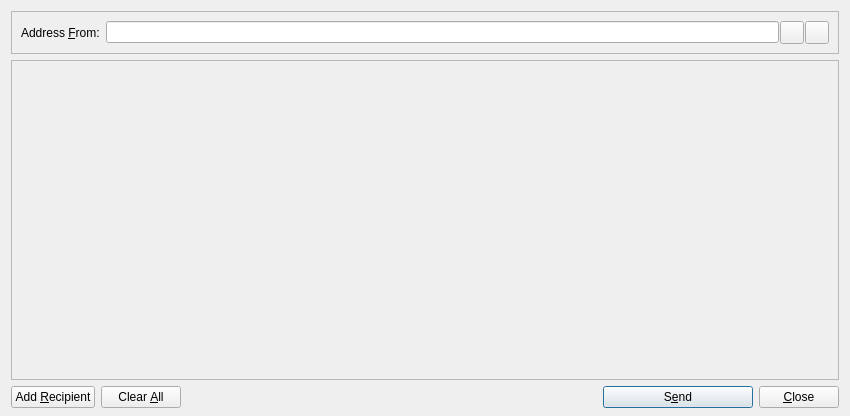
<?xml version="1.0" encoding="UTF-8"?>
<ui version="4.0">
 <class>SendMessagesDialog</class>
 <widget class="QDialog" name="SendMessagesDialog">
  <property name="geometry">
   <rect>
    <x>0</x>
    <y>0</y>
    <width>850</width>
    <height>416</height>
   </rect>
  </property>
  <property name="windowTitle">
   <string>Send Messages</string>
  </property>
  <property name="styleSheet">
   <string notr="true"/>
  </property>
  <layout class="QVBoxLayout" name="verticalLayout" stretch="0,1,0">
   <property name="bottomMargin">
    <number>8</number>
   </property>
   <item>
    <widget class="QFrame" name="frameAddressFrom">
     <property name="sizePolicy">
      <sizepolicy hsizetype="Expanding" vsizetype="Expanding">
       <horstretch>0</horstretch>
       <verstretch>0</verstretch>
      </sizepolicy>
     </property>
     <property name="maximumSize">
      <size>
       <width>16777215</width>
       <height>16777215</height>
      </size>
     </property>
     <property name="frameShape">
      <enum>QFrame::StyledPanel</enum>
     </property>
     <property name="frameShadow">
      <enum>QFrame::Sunken</enum>
     </property>
     <layout class="QHBoxLayout" name="horizontalLayout_3">
      <item>
       <widget class="QLabel" name="addressFromLabel">
        <property name="styleSheet">
         <string notr="true">QLabel {
        background-color: transparent;
}</string>
        </property>
        <property name="text">
         <string>Address &amp;From:</string>
        </property>
        <property name="buddy">
         <cstring>addressFrom</cstring>
        </property>
       </widget>
      </item>
      <item>
       <layout class="QHBoxLayout" name="horizontalLayout_4">
        <property name="spacing">
         <number>1</number>
        </property>
        <item>
         <widget class="QValidatedLineEdit" name="addressFrom"/>
        </item>
        <item>
         <widget class="QToolButton" name="addressBookButton">
          <property name="toolTip">
           <string>Choose address from address book</string>
          </property>
          <property name="text">
           <string/>
          </property>
          <property name="icon">
           <iconset resource="../bitcoin.qrc">
            <normaloff>:/icons/address-book</normaloff>:/icons/address-book</iconset>
          </property>
          <property name="shortcut">
           <string>Alt+A</string>
          </property>
         </widget>
        </item>
        <item>
         <widget class="QToolButton" name="pasteButton">
          <property name="toolTip">
           <string>Paste address from clipboard</string>
          </property>
          <property name="text">
           <string/>
          </property>
          <property name="icon">
           <iconset resource="../bitcoin.qrc">
            <normaloff>:/icons/editpaste</normaloff>:/icons/editpaste</iconset>
          </property>
          <property name="shortcut">
           <string>Alt+P</string>
          </property>
         </widget>
        </item>
       </layout>
      </item>
     </layout>
    </widget>
   </item>
   <item>
    <widget class="QScrollArea" name="scrollArea">
     <property name="widgetResizable">
      <bool>true</bool>
     </property>
     <widget class="QWidget" name="scrollAreaWidgetContents">
      <property name="geometry">
       <rect>
        <x>0</x>
        <y>0</y>
        <width>830</width>
        <height>315</height>
       </rect>
      </property>
      <layout class="QVBoxLayout" name="verticalLayout_2">
       <property name="margin">
        <number>0</number>
       </property>
       <item>
        <layout class="QVBoxLayout" name="entries">
         <property name="spacing">
          <number>6</number>
         </property>
        </layout>
       </item>
       <item>
        <spacer name="verticalSpacer">
         <property name="orientation">
          <enum>Qt::Vertical</enum>
         </property>
         <property name="sizeHint" stdset="0">
          <size>
           <width>20</width>
           <height>40</height>
          </size>
         </property>
        </spacer>
       </item>
      </layout>
     </widget>
    </widget>
   </item>
   <item>
    <layout class="QHBoxLayout" name="horizontalLayout">
     <item>
      <widget class="QPushButton" name="addButton">
       <property name="toolTip">
        <string>Send to multiple recipients at once</string>
       </property>
       <property name="text">
        <string>Add &amp;Recipient</string>
       </property>
       <property name="icon">
        <iconset resource="../bitcoin.qrc">
         <normaloff>:/icons/add</normaloff>:/icons/add</iconset>
       </property>
       <property name="autoDefault">
        <bool>false</bool>
       </property>
      </widget>
     </item>
     <item>
      <widget class="QPushButton" name="clearButton">
       <property name="sizePolicy">
        <sizepolicy hsizetype="Minimum" vsizetype="Fixed">
         <horstretch>0</horstretch>
         <verstretch>0</verstretch>
        </sizepolicy>
       </property>
       <property name="toolTip">
        <string>Remove all transaction fields</string>
       </property>
       <property name="text">
        <string>Clear &amp;All</string>
       </property>
       <property name="icon">
        <iconset resource="../bitcoin.qrc">
         <normaloff>:/icons/remove</normaloff>:/icons/remove</iconset>
       </property>
       <property name="autoRepeatDelay">
        <number>300</number>
       </property>
       <property name="autoDefault">
        <bool>false</bool>
       </property>
      </widget>
     </item>
     <item>
      <spacer name="horizontalSpacer">
       <property name="orientation">
        <enum>Qt::Horizontal</enum>
       </property>
       <property name="sizeHint" stdset="0">
        <size>
         <width>40</width>
         <height>20</height>
        </size>
       </property>
      </spacer>
     </item>
     <item>
      <widget class="QPushButton" name="sendButton">
       <property name="minimumSize">
        <size>
         <width>150</width>
         <height>0</height>
        </size>
       </property>
       <property name="toolTip">
        <string>Confirm the send action</string>
       </property>
       <property name="text">
        <string>S&amp;end</string>
       </property>
       <property name="icon">
        <iconset resource="../bitcoin.qrc">
         <normaloff>:/icons/send</normaloff>:/icons/send</iconset>
       </property>
       <property name="default">
        <bool>true</bool>
       </property>
      </widget>
     </item>
     <item>
      <widget class="QPushButton" name="closeButton">
       <property name="text">
        <string>&amp;Close</string>
       </property>
       <property name="icon">
        <iconset resource="../bitcoin.qrc">
         <normaloff>:/icons/quit</normaloff>:/icons/quit</iconset>
       </property>
      </widget>
     </item>
    </layout>
   </item>
  </layout>
 </widget>
 <customwidgets>
  <customwidget>
   <class>QValidatedLineEdit</class>
   <extends>QLineEdit</extends>
   <header>qvalidatedlineedit.h</header>
  </customwidget>
 </customwidgets>
 <resources>
  <include location="../bitcoin.qrc"/>
 </resources>
 <connections/>
</ui>
